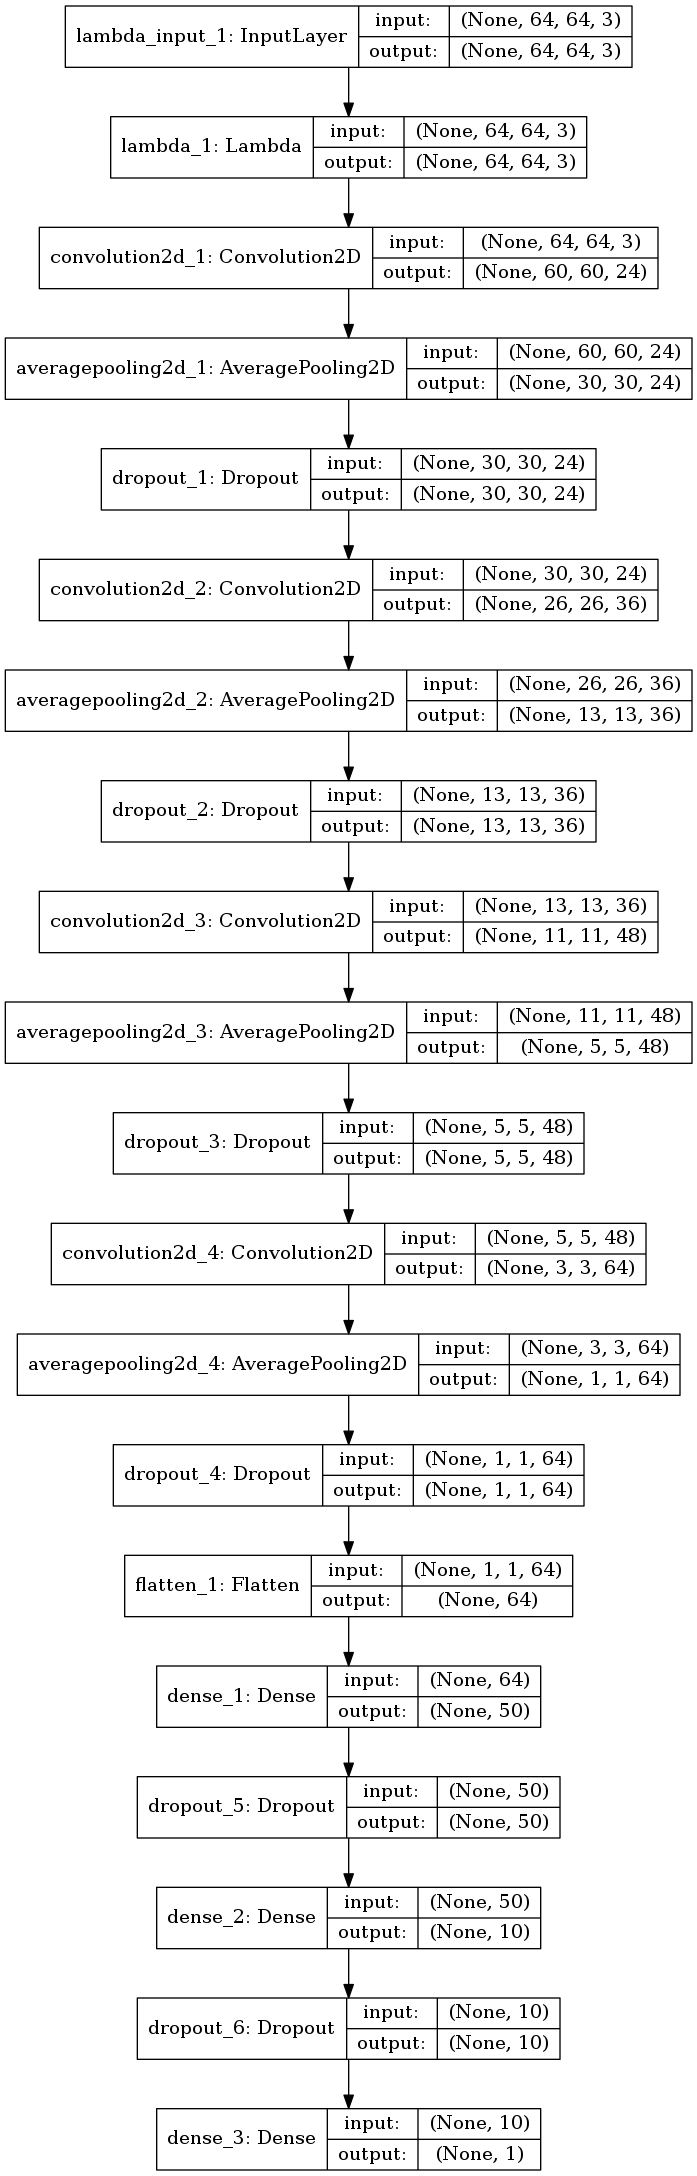

Python code for this plot:
import csv
import cv2
import ntpath
import numpy as np
from  keras.utils.visualize_util import plot 

def process_image(img):
	yuvImg = cv2.cvtColor(img, cv2.COLOR_BGR2YUV)
	croppedImg = yuvImg[60:150, 0:360]
	return cv2.resize(croppedImg, (64,64))

def process_files(IsWindows=False, originalpath='data/', flip=False):
	lines = []
	with open(originalpath + 'driving_log.csv') as csvfile:
		reader = csv.reader(csvfile)
		next(reader)
		for line in reader:
			lines.append(line)
        
	car_camera_images = []
	steering_angles = []

	steering_correction = 0.25

	for line in lines:
		source_path = line[0]
		if IsWindows:
			drive, path_and_file = ntpath.splitdrive(source_path)
			path, filename = ntpath.split(path_and_file)
		else:
			filename = source_path.split('/')[-1]
			
		left_filename = filename.replace('center', 'left')
		right_filename = filename.replace('center', 'right')
		
		center_path = originalpath + 'IMG/' + filename
		left_path = originalpath + 'IMG/' + left_filename
		right_path = originalpath + 'IMG/' + right_filename
		
		image_center = cv2.imread(center_path)
		image_left = cv2.imread(left_path)
		image_right = cv2.imread(right_path)

		if flip:
			image_center = cv2.flip(image_center, 0)
			image_left = cv2.flip(image_left,0)
			image_right = cv2.flip(image_right,0)
		
		steering_angle = float(line[3])
		steering_left = steering_angle + steering_correction
		steering_right = steering_angle - steering_correction
		
		if flip:
			steering_angle = -steering_angle
			steering_left = -steering_left
			steering_right = -steering_right

		image_center = process_image(image_center)
		image_left = process_image(image_left)
		image_right = process_image(image_right)
		
		car_camera_images.extend([image_center, image_left, image_right])
		steering_angles.extend([steering_angle, steering_left, steering_right])
		
	return car_camera_images, steering_angles
car_camera_images = []
steering_angles = []

car_camera_images, steering_angles = process_files(IsWindows=False, originalpath='data/', flip=False)

car_camera_images_windows, steering_angles_windows = process_files(IsWindows=True, originalpath='MyOwnData3/', flip=False)
car_camera_images = car_camera_images + car_camera_images_windows
steering_angles = steering_angles + steering_angles_windows

car_camera_images_windows, steering_angles_windows = process_files(IsWindows=True, originalpath='MyOwnData4/', flip=False)
car_camera_images = car_camera_images + car_camera_images_windows
steering_angles = steering_angles + steering_angles_windows

car_camera_images_windows, steering_angles_windows = process_files(IsWindows=True, originalpath='MyOwnData2/', flip=True)
car_camera_images = car_camera_images + car_camera_images_windows
steering_angles = steering_angles + steering_angles_windows

X_train = np.array(car_camera_images)
y_train = np.array(steering_angles)

print('The shape of the image data is', X_train.shape)

from keras.models import Sequential
from keras.layers import Flatten, Dense, Lambda, Conv2D, Dropout, Cropping2D
from keras.layers.pooling import MaxPooling2D, AveragePooling2D

## Inspired from the NVIDIA model
model = Sequential()
model.add(Lambda(lambda x: (x/127.5) - 1, input_shape = (64,64,3)))
#model.add(Cropping2D(cropping=((60,10),(0,0))))
model.add(Conv2D(24, 5, 5, activation='elu', border_mode='valid'))
model.add(AveragePooling2D(pool_size=(2, 2)))
model.add(Dropout(0.5))

model.add(Conv2D(36, 5, 5, activation='elu', border_mode='valid'))
model.add(AveragePooling2D(pool_size=(2, 2)))
model.add(Dropout(0.5))

model.add(Conv2D(48, 3, 3, activation='elu', border_mode='valid'))
model.add(AveragePooling2D(pool_size=(2,2)))
model.add(Dropout(0.5))

model.add(Conv2D(64, 3, 3, activation='elu', border_mode='valid'))
model.add(AveragePooling2D(pool_size=(2,2)))
model.add(Dropout(0.5))

model.add(Flatten())
#model.add(Dense(100, activation='elu'))
#model.add(Dropout(0.5))
model.add(Dense(50, activation='elu'))
model.add(Dropout(0.5))
model.add(Dense(10, activation='elu'))
model.add(Dropout(0.5))
model.add(Dense(1))

model.compile(loss='mse', optimizer='nadam')
model.fit(X_train, y_train, validation_split=0.2, shuffle=True, nb_epoch=5)

model.save('model.h5')
plot(model, to_file='model.png', show_shapes=True, show_layer_names=True)
